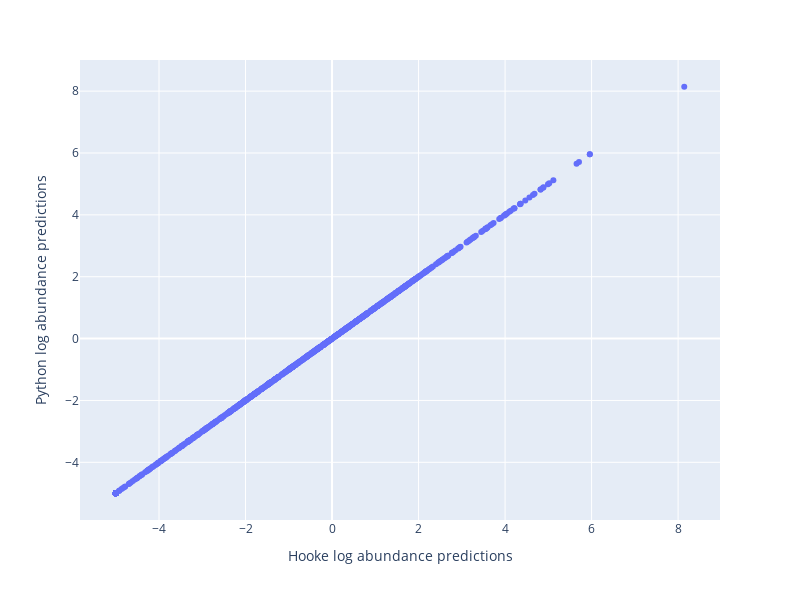

The notebook cell saved with this chart:
### Markdown cell above
### Verify that our predictions are consistent with output of Hooke's "estimate_abundances" function

### Code cell
mu_python = np.matmul(X, theta_array.T)
mu_python[mu_python < -5] = -5 # looks like Hooke applies a lower bound at log(counts)=-5
python_pd = mu_python.to_numpy().ravel()
hooke_pd = hooke_counts_df.iloc[:, cell_ind:].to_numpy().ravel()

plot_indices = np.random.choice(range(len(hooke_pd)), 1000)
fig = px.scatter(x=hooke_pd[plot_indices], y=python_pd[plot_indices])

fig.update_layout(
    xaxis_title="Hooke log abundance predictions",
    yaxis_title="Python log abundance predictions"
)

fig.update_layout(width=800, height=600) 
fig.show()

fig.write_image(fig_folder + "python_pd_validation.png", scale=2)
fig.write_html(fig_folder + "python_pd_validation.html")

### Figure 1 — Plotly figure (JSON) as saved in the notebook; plotly's stock layout.template omitted (floating-point values rounded to 4 significant figures; data arrays with more than 128 entries replaced by an {"elided": "..."} marker saying what was removed)
{"data": [{"hovertemplate": "x=%{x}<br>y=%{y}<extra></extra>", "legendgroup": "", "marker": {"color": "#636efa", "symbol": "circle"}, "mode": "markers", "name": "", "orientation": "v", "showlegend": false, "type": "scatter", "x": {"elided": "1000 float values"}, "xaxis": "x", "y": {"elided": "1000 float values"}, "yaxis": "y"}], "layout": {"height": 600, "legend": {"tracegroupgap": 0}, "margin": {"t": 60}, "width": 800, "xaxis": {"anchor": "y", "autorange": true, "domain": [0, 1], "range": [-5.826, 8.969], "title": {"text": "Hooke log abundance predictions"}, "type": "linear"}, "yaxis": {"anchor": "x", "autorange": true, "domain": [0, 1], "range": [-5.865, 9.007], "title": {"text": "Python log abundance predictions"}, "type": "linear"}}}
